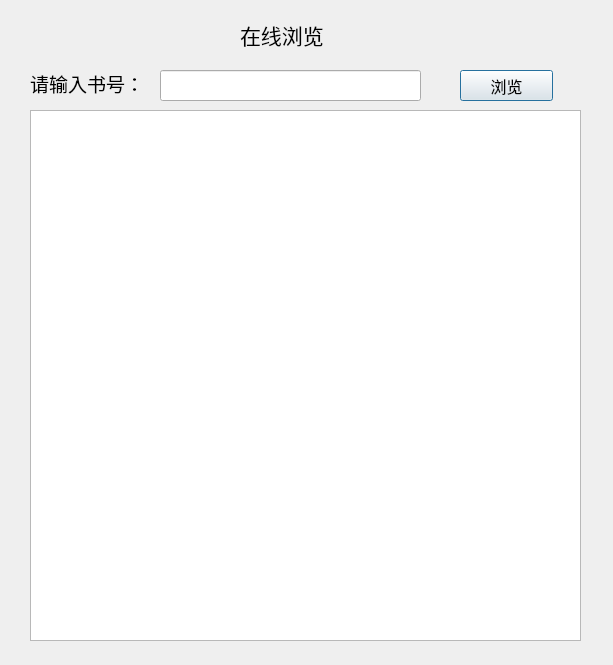
<?xml version="1.0" encoding="UTF-8"?>
<ui version="4.0">
 <class>Dialog_read</class>
 <widget class="QDialog" name="Dialog_read">
  <property name="geometry">
   <rect>
    <x>0</x>
    <y>0</y>
    <width>613</width>
    <height>665</height>
   </rect>
  </property>
  <property name="font">
   <font>
    <family>华文楷体</family>
    <pointsize>12</pointsize>
   </font>
  </property>
  <property name="windowTitle">
   <string>Dialog</string>
  </property>
  <widget class="QTextBrowser" name="textBrowser">
   <property name="geometry">
    <rect>
     <x>30</x>
     <y>110</y>
     <width>551</width>
     <height>531</height>
    </rect>
   </property>
  </widget>
  <widget class="QLabel" name="label">
   <property name="geometry">
    <rect>
     <x>30</x>
     <y>70</y>
     <width>138</width>
     <height>26</height>
    </rect>
   </property>
   <property name="font">
    <font>
     <pointsize>14</pointsize>
    </font>
   </property>
   <property name="text">
    <string>请输入书号：</string>
   </property>
  </widget>
  <widget class="QLabel" name="label_2">
   <property name="geometry">
    <rect>
     <x>240</x>
     <y>20</y>
     <width>151</width>
     <height>30</height>
    </rect>
   </property>
   <property name="font">
    <font>
     <pointsize>16</pointsize>
    </font>
   </property>
   <property name="text">
    <string>在线浏览</string>
   </property>
  </widget>
  <widget class="QLineEdit" name="lineEdit">
   <property name="geometry">
    <rect>
     <x>160</x>
     <y>70</y>
     <width>261</width>
     <height>31</height>
    </rect>
   </property>
  </widget>
  <widget class="QPushButton" name="pushButton">
   <property name="geometry">
    <rect>
     <x>460</x>
     <y>70</y>
     <width>93</width>
     <height>31</height>
    </rect>
   </property>
   <property name="text">
    <string>浏览</string>
   </property>
  </widget>
 </widget>
 <resources/>
 <connections/>
</ui>
